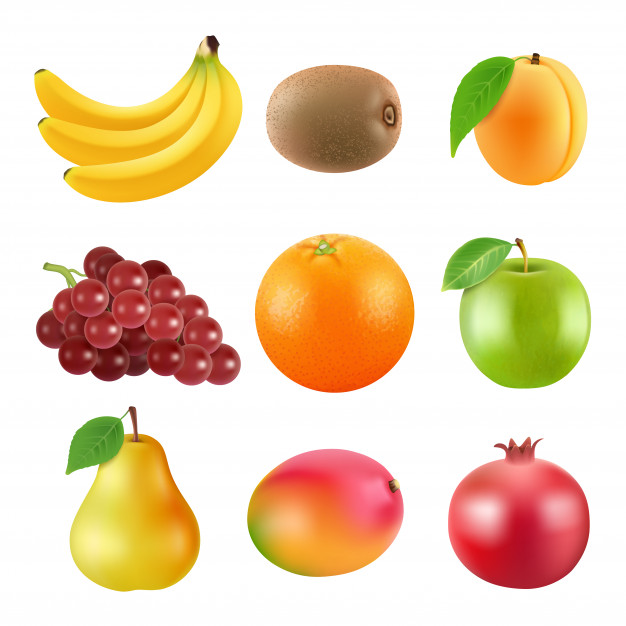
//> input picture Talleres/TallerCaracterización/imagen1.jpeg, 626 x 626 px
$ ./07_pyramid '../TallerCaracterización/imagen1.jpeg'   (built with g++ and OpenCV 4)
//> lines starting //> are read from the running program, lines starting //| are printed output that depends on the picture
#include <stdio.h>
#include <opencv2/opencv.hpp>

using namespace cv;

Mat pydown(Mat imgsrc);
Mat pyup(Mat imgsrc);
Mat compare(Mat nImg, Mat oImg);
Mat resizer(Mat image, float newSize);
void laplacian(Mat pyramid[]);

int main(int argc, char **argv)
{
    // Variable Declarations
    Mat Pyramid[7];

    // Get command line arguments
    if (argc < 2)
    {
        std::cerr << "Usage: " << argv[0] << " image_file" << std::endl;
        return (-1);

    } // fi

    // Review given command line arguments
    std::cout << "-------------------------" << std::endl;
    for (int a = 0; a < argc; a++)
        std::cout << argv[a] << std::endl;
    std::cout << "-------------------------" << std::endl;
    // Read an image
    Mat image;
    image = imread(argv[1], 1);
//> image is the input picture: 626 rows x 626 cols, CV_8UC3; mean B, G, R 180.1, 211.6, 235.9

    if (!image.data)
    {
        std::cerr << "Error: No image data" << std::endl;
        return (-1);

    } // fi

    Pyramid[2] = pydown(image);
    Pyramid[1] = pydown(Pyramid[2]);
    Pyramid[0] = pydown(Pyramid[1]);
    Pyramid[3] = image;
    Pyramid[4] = pyup(image);
    Pyramid[5] = pyup(Pyramid[4]);
    Pyramid[6] = pyup(Pyramid[5]);

    imwrite("Gaussian_7.png", Pyramid[6]);
    imwrite("Gaussian_6.png", Pyramid[5]);
    imwrite("Gaussian_5.png", Pyramid[4]);
    imwrite("Gaussian_4.png", image);
    imwrite("Gaussian_3.png", Pyramid[2]);
    imwrite("Gaussian_2.png", Pyramid[1]);
    imwrite("Gaussian_1.png", Pyramid[0]);

    laplacian(Pyramid);
}

Mat pydown(Mat imgsrc)
{
    Mat auximg(Size(imgsrc.cols, imgsrc.rows), CV_8UC1);
    Point anchor;
    double delta;
    int ddepth;
    anchor = Point(-1, -1);
    delta = 0;
    ddepth = -1;
    float GaussianKernelData[] = {0.00390625, 0.015625, 0.0234375, 0.015625, 0.00390625,
                                  0.015625, 0.0625, 0.09375, 0.0625, 0.015625,
                                  0.0234375, 0.09375, 0.140625, 0.09375, 0.0234375,
                                  0.015625, 0.0625, 0.09375, 0.0625, 0.015625,
                                  0.00390625, 0.015625, 0.0234375, 0.015625, 0.00390625};

    Mat kernel(5, 5, CV_32F, GaussianKernelData);

    Mat reduceimg(Size(imgsrc.cols / 2, imgsrc.rows / 2), CV_8UC1);

    filter2D(imgsrc, auximg, ddepth, kernel, anchor, delta, BORDER_DEFAULT);

    MatIterator_<Vec3b> it, nIt, end, endr;
    it = auximg.begin<Vec3b>();
    nIt = reduceimg.begin<Vec3b>();
    end = auximg.end<Vec3b>();
    endr = reduceimg.end<Vec3b>();
    int flag = 0;

    for (; it != end && nIt != endr; it = it + 2, ++nIt, flag++)
    {
        if (flag == reduceimg.rows)
        {
            flag = 0;
            it += auximg.rows;
        }
        else
        {
            (*nIt) = (*it);
        }
    }
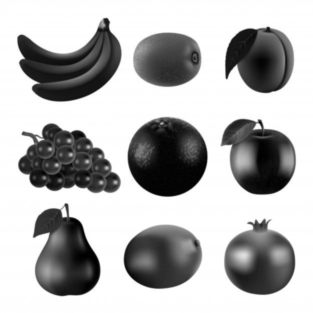
//> reduceimg: 313 rows x 313 cols, CV_8UC1; min 0, max 255, mean 180.1
//> after the loop, flag = 313
//> after the loop in pydown (call 2), `for (; it != end && nIt != endr; it = it + 2, ++nIt, flag++)`:
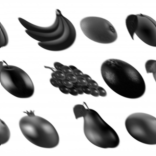
//> reduceimg: 156 rows x 156 cols, CV_8UC1; min 1, max 255, mean 179.7
//> after the loop in pydown (call 2), `for (; it != end && nIt != endr; it = it + 2, ++nIt, flag++)`: flag = 156
//> after the loop in pydown (call 3), `for (; it != end && nIt != endr; it = it + 2, ++nIt, flag++)`:
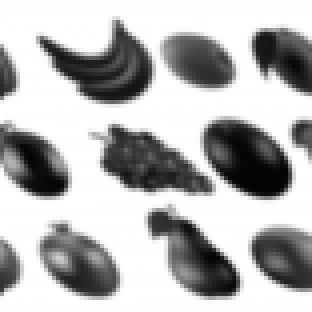
//> reduceimg: 78 rows x 78 cols, CV_8UC1 (shown 4 times larger); min 2, max 255, mean 179.7
//> after the loop in pydown (call 3), `for (; it != end && nIt != endr; it = it + 2, ++nIt, flag++)`: flag = 78
    return reduceimg;
}

Mat pyup(Mat imgsrc)
{
    Point anchor;
    double delta;
    int ddepth;
    anchor = Point(-1, -1);
    delta = 0;
    ddepth = -1;
    float GaussianKernelData[] = {0.0078125, 0.03125, 0.046875, 0.03125, 0.0078125,
                                  0.03125, 0.125, 0.1875, 0.125, 0.03125,
                                  0.046875, 0.1875, 0.28125, 0.375, 0.09375,
                                  0.03125, 0.125, 0.1875, 0.125, 0.03125,
                                  0.0078125, 0.03125, 0.046875, 0.03125, 0.0078125};

    float GaussianKernelData2[] = {0.015625, 0.0625, 0.09375, 0.0625, 0.015625,
                                  0.0625, 0.25, 0.375, 0.25, 0.0625,
                                  0.09375, 0.375, 0.5625, 0.375, 0.09375,
                                  0.0625, 0.25, 0.375, 0.25, 0.0625,
                                  0.015625, 0.0625, 0.09375, 0.0625, 0.015625};

    Mat kernel(5, 5, CV_32F, GaussianKernelData2);

    Mat augmentedimg(Size(imgsrc.cols * 2, imgsrc.rows * 2), CV_8UC1);

    augmentedimg = Mat::zeros(Size(imgsrc.cols * 2, imgsrc.rows * 2), CV_8UC1);

    MatIterator_<Vec3b> it, nIt, end, endr;
    it = imgsrc.begin<Vec3b>();
    nIt = augmentedimg.begin<Vec3b>();
    end = imgsrc.end<Vec3b>();
    endr = augmentedimg.end<Vec3b>();
    int flag = 0;

    for (; it != end && nIt != endr; ++it, nIt += 2, flag++)
    {
        if (flag == imgsrc.rows)
        {
            flag = 0;
            nIt += augmentedimg.rows;
        }
        else
        {
            (*nIt) = (*it);
        }
    }
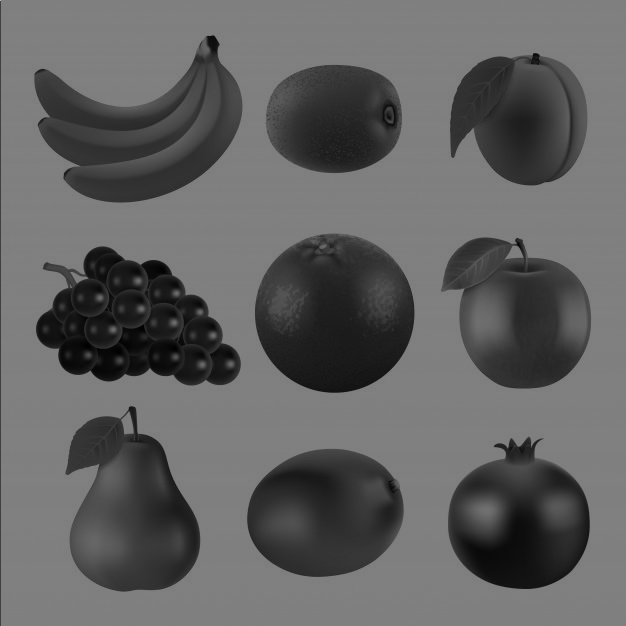
//> augmentedimg: 1252 rows x 1252 cols, CV_8UC1 (shown at 1/2 size); min 0, max 255, mean 97.8
//> after the loop, flag = 626

    filter2D(augmentedimg, augmentedimg, ddepth, kernel, anchor, delta, BORDER_DEFAULT);
//> after the loop in pyup (call 2), `for (; it != end && nIt != endr; ++it, nIt += 2, flag++)`:
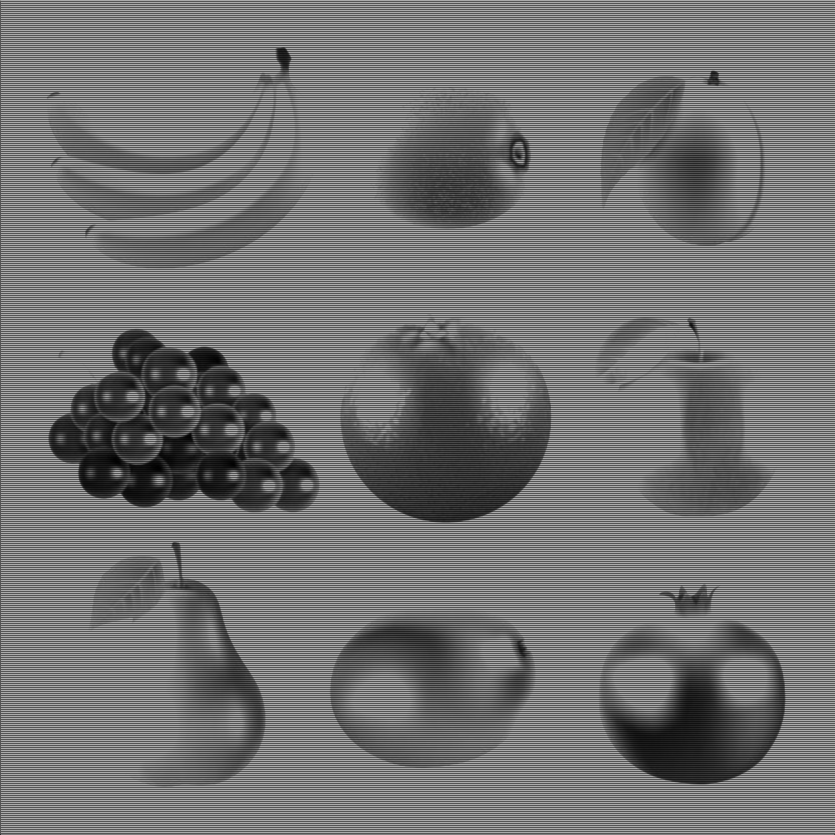
//> augmentedimg: 2504 rows x 2504 cols, CV_8UC1 (shown at 1/3 size); min 0, max 255, mean 115
//> after the loop in pyup (call 2), `for (; it != end && nIt != endr; ++it, nIt += 2, flag++)`: flag = 1252
//> after the loop in pyup (call 3), `for (; it != end && nIt != endr; ++it, nIt += 2, flag++)`:
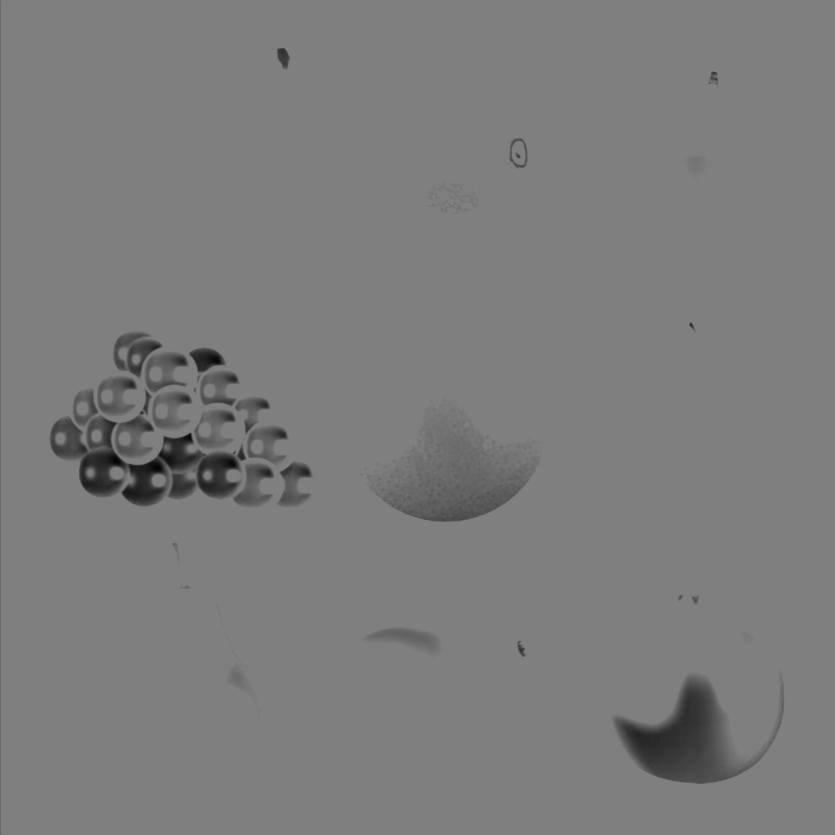
//> augmentedimg: 5008 rows x 5008 cols, CV_8UC1 (shown at 1/6 size); min 0, max 255, mean 124.8
//> after the loop in pyup (call 3), `for (; it != end && nIt != endr; ++it, nIt += 2, flag++)`: flag = 2504

    return augmentedimg;
}

Mat compare(Mat nImg, Mat oImg)
{
    Mat image = Mat::zeros(nImg.size(), CV_8UC1);
    MatIterator_<Vec3b> nIt, oIt, nEnd, oEnd, it, end;
    it = image.begin<Vec3b>();
    nIt = nImg.begin<Vec3b>();
    oIt = oImg.begin<Vec3b>();
    end = image.end<Vec3b>();
    nEnd = nImg.end<Vec3b>();
    oEnd = oImg.end<Vec3b>();
    int value = 0;
    for (; nIt != nEnd && oIt != oEnd && it != end; ++it, ++nIt, ++oIt)
    {
        value = (*oIt)[0] - (*nIt)[0];
        (*it)[0] = value;
    }
    return image;
}

void laplacian(Mat pyramid[])
{
    Mat laplacian[7];
    Mat auximg;
    laplacian[0] = pyramid[0];
    for (int i = 0; i < 6; i++)
    {
        auximg = resizer(pyramid[i], 2);
        laplacian[i + 1] = compare(auximg, pyramid[i + 1]);
    }
//> auximg: 5008 rows x 5008 cols, CV_8UC1

    imwrite("LaPlacian_7.png", laplacian[6]);
    imwrite("LaPlacian_6.png", laplacian[5]);
    imwrite("LaPlacian_5.png", laplacian[4]);
    imwrite("LaPlacian_4.png", laplacian[3]);
    imwrite("LaPlacian_3.png", laplacian[2]);
    imwrite("LaPlacian_2.png", laplacian[1]);
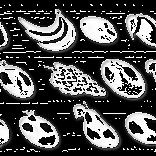
//> saved as LaPlacian_2.png: 156 rows x 156 cols, CV_8UC1; min 0, max 255, mean 79.8
    imwrite("LaPlacian_1.png", laplacian[0]);
}

Mat resizer(Mat image, float newSize)
{
    Mat res_img;
    resize(image, res_img, Size(), newSize, newSize, INTER_LINEAR);
    return res_img;
}

$ run again, on Talleres/TallerCaracterización/imagen3.jpeg
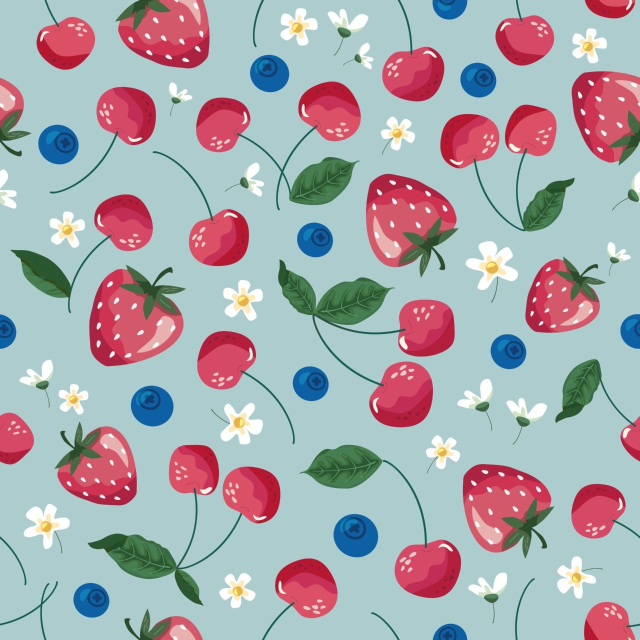
//> input picture Talleres/TallerCaracterización/imagen3.jpeg, 1280 x 1280 px (shown at 1/2 size)
//> image is the input picture: 1280 rows x 1280 cols, CV_8UC3; mean B, G, R 173.7, 168.7, 169.5
//> after the loop in pydown, `for (; it != end && nIt != endr; it = it + 2, ++nIt, flag++)`: flag = 640
//> auximg: 640 rows x 640 cols, CV_8UC1
//> auximg: 320 rows x 320 cols, CV_8UC1
//> after the loop in pyup, `for (; it != end && nIt != endr; ++it, nIt += 2, flag++)`: flag = 1280
//> after the loop in pyup (call 2), `for (; it != end && nIt != endr; ++it, nIt += 2, flag++)`:
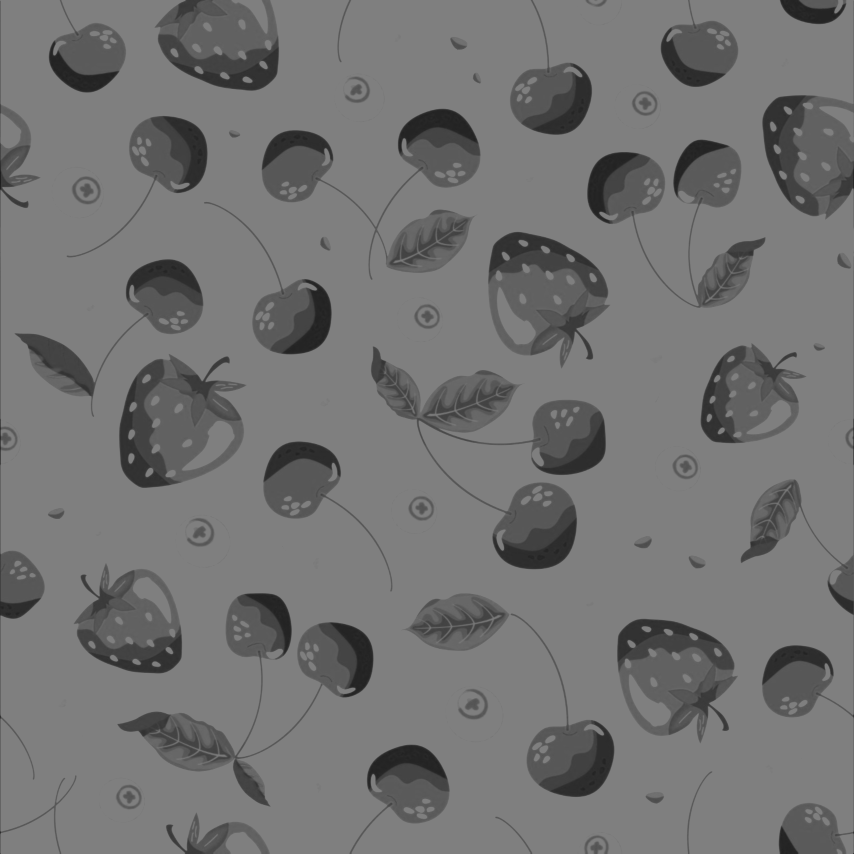
//> augmentedimg: 5120 rows x 5120 cols, CV_8UC1 (shown at 1/6 size); min 0, max 255, mean 115.3
//> after the loop in pyup (call 2), `for (; it != end && nIt != endr; ++it, nIt += 2, flag++)`: flag = 2560
//> in laplacian, `imwrite("LaPlacian_2.png", laplacian[1]);`:
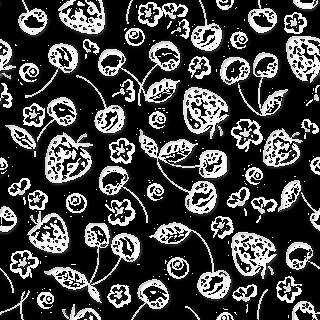
//> saved as LaPlacian_2.png: 320 rows x 320 cols, CV_8UC1; min 0, max 255, mean 68

$ run again, on Talleres/TallerCaracterización/OIP.jpeg
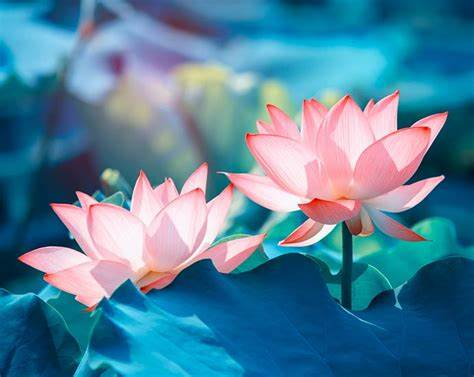
//> input picture Talleres/TallerCaracterización/OIP.jpeg, 474 x 377 px
//> image is the input picture: 377 rows x 474 cols, CV_8UC3; mean B, G, R 154.9, 129.6, 82.3
//> after the loop in pydown, `for (; it != end && nIt != endr; it = it + 2, ++nIt, flag++)`: flag = 188
//> after the loop in pyup, `for (; it != end && nIt != endr; ++it, nIt += 2, flag++)`: flag = 377
//> in laplacian, `imwrite("LaPlacian_2.png", laplacian[1]);`:
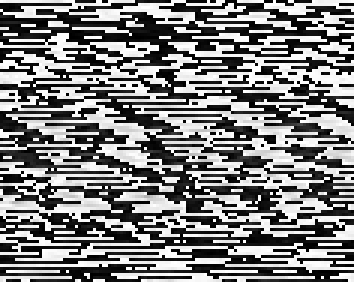
//> saved as LaPlacian_2.png: 94 rows x 118 cols, CV_8UC1 (shown 3 times larger); min 0, max 255, mean 124.6
